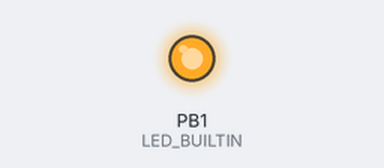
Bench run of a program on a simulated ATtiny85, built with avr-gcc and run on an emulated ATtiny85. On the bench: output pins drawn as LEDs (lit = HIGH). Sleep ends after the set time or at an interrupt; no radio packets arrive unless stated. At 3.7 s the program stops and its outputs stay as they are.

Above: at 0.1 s.
At 1.7 s:
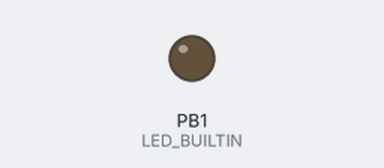
Timing chart, 0 to 3.2 s (numbered marks = the images above):
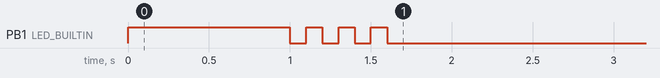

The program:

main.cpp
```cpp
#include <Arduino.h>

#include <SPI.h>
#include <nRF24L01.h>
#include <RF24.h>

#include <avr/sleep.h>
#include <avr/power.h>

#define PB_INVALID (PB5 + 1)

/**
 * nRF24L01 instance
 *                              +-\/-+
 *                NC      PB5  1|o   |8  Vcc --- nRF24L01  VCC, pin2 --- LED --- 5V
 * nRF24L01  CE, pin3 -x- PB3  2|    |7  PB2 --- nRF24L01  SCK, pin5
 * nRF24L01 CSN, pin4 --- PB4  3|    |6  PB1 --- nRF24L01 MOSI, pin6
 * nRF24L01 GND, pin1 --- GND  4|    |5  PB0 --- nRF24L01 MISO, pin7
 *                              +----+
 *
 * How to transmit:
 *  1. Use the same CRC configuration
 *  2. Set the PRIM_RX bit to 0
 *  3. Set the Auto Retransmit Count to 0 to disable the auto retransmit functionally
 *  4. Use the same address width
 *  5. Use the same frequency channel
 *  6. Select data rate 1Mbps or 250Kbps
 *  7. Set PWR_UP high
 *  8. Clock in a payload that has the same length
 *  9. Pulse CE to transmit the packet
 *
 * How to receive:
 *  1. Use the same CRC configuration
 *  2. Set the PWR_UP and PRIM_RX bit to 1
 *  3. Disable auto acknowledgement on the data pipe that is addressed
 *  4. Use the same address width
 *  5. Use the same frequency channel
 *  6. Select data rate 1Mbps or 250Kbps
 *  7. Set correct payload width on the data pipe that is addressed
 *  8. Set CE high
 */
RF24 radio(
  PB3, // PB_INVALID, // CE_PIN，使用无效pin脚
  PB4  // CSN_PIN
);

/**
 * 发送地址：com.cobox.iot.cobell.source(CBSRC)/com.cobox.iot.cobell.sink(CBSNK)
 * 地址长度：40bits, 5bytes
 */
uint8_t targetAddress[][6] = {
  {"CBSRC"}, // com.cobox.iot.cobell.source -> CoBellSouRCe -> CBSRC
  {"CBSNK"}  // com.cobox.iot.cobell.sink -> CoBellSiNK -> CBSNK
};

uint8_t alertMessage[] = {
  "com.cobox.iot.cobell.source,alert" // 消息格式："[发送者],[指令]"
};

enum TargetAddress {
  SOURCE = 0, SINK = 1
};

/**
 * 启动后闪灯：1长3短
 */
static void blinkForLaunched() {
  pinMode(LED_BUILTIN, OUTPUT);

  digitalWrite(LED_BUILTIN, HIGH);
  delay(1000);
  digitalWrite(LED_BUILTIN, LOW);
  delay(100);

  digitalWrite(LED_BUILTIN, HIGH);
  delay(100);
  digitalWrite(LED_BUILTIN, LOW);
  delay(100);
  digitalWrite(LED_BUILTIN, HIGH);
  delay(100);
  digitalWrite(LED_BUILTIN, LOW);
  delay(100);
  digitalWrite(LED_BUILTIN, HIGH);
  delay(100);
  digitalWrite(LED_BUILTIN, LOW);
  delay(100);

  delay(2000);
}

static void sendAlartEvent() {
  // 开始在SPI总线上初始化
  if (!radio.begin()) {
    printf("Radio device connect failed, shutdown!");
    radio.powerDown();
    return;
  }

  radio.setCRCLength(RF24_CRC_16); // 1. 所有设备使用相同的CRC配置
  radio.stopListening();           // 2. 关闭接受通道
  radio.setRetries(                // 3. 配置重传机制
    5, // 重试间隔：1500us = (5 * 250us + 250us)
    3  // 重试次数：3 times
  );
  radio.setAutoAck(true);          // 4. 开启自动回执
  radio.setAddressWidth(5);        // 5. 配置相同的地址宽度：5bytes
  radio.setChannel(0);             // 6. 配置相同的通信频率：(2400 + 0)MHz
  radio.setDataRate(RF24_1MBPS);   // 7. 配置相同的通信速率：1Mbps
  radio.setPALevel(RF24_PA_MAX);   // 8. 配置发送功率：0 dBm
  radio.powerUp();                 // 9. 无线发射开机

  // 设置发送负载大小，负载设置为发送内容的大小会提高性能
  radio.setPayloadSize(sizeof(alertMessage));

  // 开启发送管道
  radio.openWritingPipe(targetAddress[SINK]);

  // 发送消息
  radio.write(alertMessage, sizeof(alertMessage));

  // 无线发射关机
  radio.powerDown();
}

static void systemDuringSleep() {
  set_sleep_mode(SLEEP_MODE_PWR_DOWN); // 设置休眠模式：掉电模式
  cli(); // 关闭全局中断
  sleep_enable(); // 允许休眠
  sei(); // 开启全局中断

  sleep_cpu(); // 开始休眠，并等待系统被中断唤醒

  sleep_disable(); // 唤醒后及时禁用休眠
}

void setup() {
  // 调试：执行开机闪灯
  blinkForLaunched();
}

void loop() {
  // 发送门铃信息
  sendAlartEvent();

  // 关机
  systemDuringSleep();
}
```
